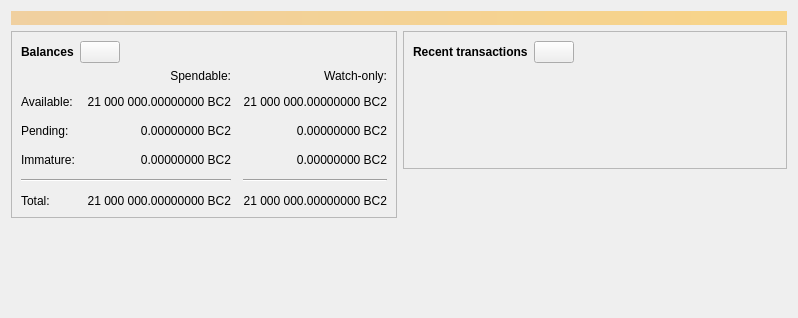
<?xml version="1.0" encoding="UTF-8"?>
<ui version="4.0">
 <class>OverviewPage</class>
 <widget class="QWidget" name="OverviewPage">
  <property name="geometry">
   <rect>
    <x>0</x>
    <y>0</y>
    <width>798</width>
    <height>318</height>
   </rect>
  </property>
  <property name="windowTitle">
   <string>Form</string>
  </property>
  <layout class="QVBoxLayout" name="topLayout">
   <item>
    <widget class="QLabel" name="labelAlerts">
     <property name="visible">
      <bool>false</bool>
     </property>
     <property name="styleSheet">
      <string notr="true">QLabel { background-color: qlineargradient(x1: 0, y1: 0, x2: 1, y2: 0, stop:0 #F0D0A0, stop:1 #F8D488); color:#000000; }</string>
     </property>
     <property name="wordWrap">
      <bool>true</bool>
     </property>
     <property name="margin">
      <number>3</number>
     </property>
     <property name="textInteractionFlags">
      <set>Qt::TextSelectableByMouse</set>
     </property>
    </widget>
   </item>
   <item>
    <layout class="QHBoxLayout" name="horizontalLayout" stretch="1,1">
     <item>
      <layout class="QVBoxLayout" name="verticalLayout_2">
       <item>
        <widget class="QFrame" name="frame">
         <property name="frameShape">
          <enum>QFrame::StyledPanel</enum>
         </property>
         <property name="frameShadow">
          <enum>QFrame::Raised</enum>
         </property>
         <layout class="QVBoxLayout" name="verticalLayout_4">
          <item>
           <layout class="QHBoxLayout" name="horizontalLayout_4">
            <item>
             <widget class="QLabel" name="label_5">
              <property name="font">
               <font>
                <weight>75</weight>
                <bold>true</bold>
               </font>
              </property>
              <property name="text">
               <string>Balances</string>
              </property>
             </widget>
            </item>
            <item>
             <widget class="QPushButton" name="labelWalletStatus">
              <property name="enabled">
               <bool>true</bool>
              </property>
              <property name="maximumSize">
               <size>
                <width>45</width>
                <height>16777215</height>
               </size>
              </property>
              <property name="toolTip">
               <string>The displayed information may be out of date. Your wallet automatically synchronizes with the PWDH network after a connection is established, but this process has not completed yet.</string>
              </property>
              <property name="text">
               <string/>
              </property>
              <property name="icon">
               <iconset resource="../pwdh.qrc">
                <normaloff>:/icons/warning</normaloff>
                <disabledoff>:/icons/warning</disabledoff>:/icons/warning</iconset>
              </property>
              <property name="iconSize">
               <size>
                <width>24</width>
                <height>24</height>
               </size>
              </property>
             </widget>
            </item>
            <item>
             <spacer name="horizontalSpacer_3">
              <property name="orientation">
               <enum>Qt::Horizontal</enum>
              </property>
              <property name="sizeHint" stdset="0">
               <size>
                <width>40</width>
                <height>20</height>
               </size>
              </property>
             </spacer>
            </item>
           </layout>
          </item>
          <item>
           <layout class="QGridLayout" name="gridLayout">
            <property name="spacing">
             <number>12</number>
            </property>
            <item row="2" column="2">
             <widget class="QLabel" name="labelWatchPending">
              <property name="cursor">
               <cursorShape>IBeamCursor</cursorShape>
              </property>
              <property name="toolTip">
               <string>Unconfirmed transactions to watch-only addresses</string>
              </property>
              <property name="text">
               <string notr="true">0.00000000 BC2</string>
              </property>
              <property name="alignment">
               <set>Qt::AlignRight|Qt::AlignTrailing|Qt::AlignVCenter</set>
              </property>
              <property name="textInteractionFlags">
               <set>Qt::LinksAccessibleByMouse|Qt::TextSelectableByKeyboard|Qt::TextSelectableByMouse</set>
              </property>
             </widget>
            </item>
            <item row="2" column="1">
             <widget class="QLabel" name="labelUnconfirmed">
              <property name="cursor">
               <cursorShape>IBeamCursor</cursorShape>
              </property>
              <property name="toolTip">
               <string>Total of transactions that have yet to be confirmed, and do not yet count toward the spendable balance</string>
              </property>
              <property name="text">
               <string notr="true">0.00000000 BC2</string>
              </property>
              <property name="alignment">
               <set>Qt::AlignRight|Qt::AlignTrailing|Qt::AlignVCenter</set>
              </property>
              <property name="textInteractionFlags">
               <set>Qt::LinksAccessibleByMouse|Qt::TextSelectableByKeyboard|Qt::TextSelectableByMouse</set>
              </property>
             </widget>
            </item>
            <item row="3" column="2">
             <widget class="QLabel" name="labelWatchImmature">
              <property name="cursor">
               <cursorShape>IBeamCursor</cursorShape>
              </property>
              <property name="toolTip">
               <string>Mined balance in watch-only addresses that has not yet matured</string>
              </property>
              <property name="text">
               <string notr="true">0.00000000 BC2</string>
              </property>
              <property name="alignment">
               <set>Qt::AlignRight|Qt::AlignTrailing|Qt::AlignVCenter</set>
              </property>
              <property name="textInteractionFlags">
               <set>Qt::LinksAccessibleByMouse|Qt::TextSelectableByKeyboard|Qt::TextSelectableByMouse</set>
              </property>
             </widget>
            </item>
            <item row="4" column="0" colspan="2">
             <widget class="Line" name="line">
              <property name="orientation">
               <enum>Qt::Horizontal</enum>
              </property>
             </widget>
            </item>
            <item row="4" column="2">
             <widget class="Line" name="lineWatchBalance">
              <property name="sizePolicy">
               <sizepolicy hsizetype="Preferred" vsizetype="Fixed">
                <horstretch>0</horstretch>
                <verstretch>0</verstretch>
               </sizepolicy>
              </property>
              <property name="minimumSize">
               <size>
                <width>140</width>
                <height>0</height>
               </size>
              </property>
              <property name="orientation">
               <enum>Qt::Horizontal</enum>
              </property>
             </widget>
            </item>
            <item row="5" column="0">
             <widget class="QLabel" name="labelTotalText">
              <property name="text">
               <string>Total:</string>
              </property>
             </widget>
            </item>
            <item row="3" column="1">
             <widget class="QLabel" name="labelImmature">
              <property name="cursor">
               <cursorShape>IBeamCursor</cursorShape>
              </property>
              <property name="toolTip">
               <string>Mined balance that has not yet matured</string>
              </property>
              <property name="text">
               <string notr="true">0.00000000 BC2</string>
              </property>
              <property name="alignment">
               <set>Qt::AlignRight|Qt::AlignTrailing|Qt::AlignVCenter</set>
              </property>
              <property name="textInteractionFlags">
               <set>Qt::LinksAccessibleByMouse|Qt::TextSelectableByKeyboard|Qt::TextSelectableByMouse</set>
              </property>
             </widget>
            </item>
            <item row="2" column="3">
             <spacer name="horizontalSpacer_2">
              <property name="orientation">
               <enum>Qt::Horizontal</enum>
              </property>
              <property name="sizeHint" stdset="0">
               <size>
                <width>40</width>
                <height>20</height>
               </size>
              </property>
             </spacer>
            </item>
            <item row="3" column="0">
             <widget class="QLabel" name="labelImmatureText">
              <property name="text">
               <string>Immature:</string>
              </property>
             </widget>
            </item>
            <item row="5" column="1">
             <widget class="QLabel" name="labelTotal">
              <property name="cursor">
               <cursorShape>IBeamCursor</cursorShape>
              </property>
              <property name="toolTip">
               <string>Your current total balance</string>
              </property>
              <property name="text">
               <string notr="true">21 000 000.00000000 BC2</string>
              </property>
              <property name="alignment">
               <set>Qt::AlignRight|Qt::AlignTrailing|Qt::AlignVCenter</set>
              </property>
              <property name="textInteractionFlags">
               <set>Qt::LinksAccessibleByMouse|Qt::TextSelectableByKeyboard|Qt::TextSelectableByMouse</set>
              </property>
             </widget>
            </item>
            <item row="5" column="2">
             <widget class="QLabel" name="labelWatchTotal">
              <property name="cursor">
               <cursorShape>IBeamCursor</cursorShape>
              </property>
              <property name="toolTip">
               <string>Current total balance in watch-only addresses</string>
              </property>
              <property name="text">
               <string notr="true">21 000 000.00000000 BC2</string>
              </property>
              <property name="alignment">
               <set>Qt::AlignRight|Qt::AlignTrailing|Qt::AlignVCenter</set>
              </property>
              <property name="textInteractionFlags">
               <set>Qt::LinksAccessibleByMouse|Qt::TextSelectableByKeyboard|Qt::TextSelectableByMouse</set>
              </property>
             </widget>
            </item>
            <item row="0" column="2">
             <widget class="QLabel" name="labelWatchonly">
              <property name="text">
               <string>Watch-only:</string>
              </property>
              <property name="alignment">
               <set>Qt::AlignRight|Qt::AlignTrailing|Qt::AlignVCenter</set>
              </property>
             </widget>
            </item>
            <item row="1" column="0">
             <widget class="QLabel" name="labelBalanceText">
              <property name="text">
               <string>Available:</string>
              </property>
             </widget>
            </item>
            <item row="1" column="1">
             <widget class="QLabel" name="labelBalance">
              <property name="cursor">
               <cursorShape>IBeamCursor</cursorShape>
              </property>
              <property name="toolTip">
               <string>Your current spendable balance</string>
              </property>
              <property name="text">
               <string notr="true">21 000 000.00000000 BC2</string>
              </property>
              <property name="alignment">
               <set>Qt::AlignRight|Qt::AlignTrailing|Qt::AlignVCenter</set>
              </property>
              <property name="textInteractionFlags">
               <set>Qt::LinksAccessibleByMouse|Qt::TextSelectableByKeyboard|Qt::TextSelectableByMouse</set>
              </property>
             </widget>
            </item>
            <item row="1" column="2">
             <widget class="QLabel" name="labelWatchAvailable">
              <property name="cursor">
               <cursorShape>IBeamCursor</cursorShape>
              </property>
              <property name="toolTip">
               <string>Your current balance in watch-only addresses</string>
              </property>
              <property name="text">
               <string notr="true">21 000 000.00000000 BC2</string>
              </property>
              <property name="alignment">
               <set>Qt::AlignRight|Qt::AlignTrailing|Qt::AlignVCenter</set>
              </property>
              <property name="textInteractionFlags">
               <set>Qt::LinksAccessibleByMouse|Qt::TextSelectableByKeyboard|Qt::TextSelectableByMouse</set>
              </property>
             </widget>
            </item>
            <item row="2" column="0">
             <widget class="QLabel" name="labelPendingText">
              <property name="text">
               <string>Pending:</string>
              </property>
             </widget>
            </item>
            <item row="0" column="1">
             <widget class="QLabel" name="labelSpendable">
              <property name="text">
               <string>Spendable:</string>
              </property>
              <property name="alignment">
               <set>Qt::AlignRight|Qt::AlignTrailing|Qt::AlignVCenter</set>
              </property>
             </widget>
            </item>
           </layout>
          </item>
         </layout>
        </widget>
       </item>
       <item>
        <spacer name="verticalSpacer">
         <property name="orientation">
          <enum>Qt::Vertical</enum>
         </property>
         <property name="sizeHint" stdset="0">
          <size>
           <width>20</width>
           <height>40</height>
          </size>
         </property>
        </spacer>
       </item>
      </layout>
     </item>
     <item>
      <layout class="QVBoxLayout" name="verticalLayout_3">
       <item>
        <widget class="QFrame" name="frame_2">
         <property name="frameShape">
          <enum>QFrame::StyledPanel</enum>
         </property>
         <property name="frameShadow">
          <enum>QFrame::Raised</enum>
         </property>
         <layout class="QVBoxLayout" name="verticalLayout">
          <item>
           <layout class="QHBoxLayout" name="horizontalLayout_2">
            <item>
             <widget class="QLabel" name="label_4">
              <property name="font">
               <font>
                <weight>75</weight>
                <bold>true</bold>
               </font>
              </property>
              <property name="text">
               <string>Recent transactions</string>
              </property>
             </widget>
            </item>
            <item>
             <widget class="QPushButton" name="labelTransactionsStatus">
              <property name="enabled">
               <bool>true</bool>
              </property>
              <property name="maximumSize">
               <size>
                <width>45</width>
                <height>16777215</height>
               </size>
              </property>
              <property name="toolTip">
               <string>The displayed information may be out of date. Your wallet automatically synchronizes with the PWDH network after a connection is established, but this process has not completed yet.</string>
              </property>
              <property name="text">
               <string/>
              </property>
              <property name="icon">
               <iconset resource="../pwdh.qrc">
                <normaloff>:/icons/warning</normaloff>
                <disabledoff>:/icons/warning</disabledoff>:/icons/warning</iconset>
              </property>
              <property name="iconSize">
               <size>
                <width>24</width>
                <height>24</height>
               </size>
              </property>
             </widget>
            </item>
            <item>
             <spacer name="horizontalSpacer">
              <property name="orientation">
               <enum>Qt::Horizontal</enum>
              </property>
              <property name="sizeHint" stdset="0">
               <size>
                <width>40</width>
                <height>20</height>
               </size>
              </property>
             </spacer>
            </item>
           </layout>
          </item>
          <item>
           <widget class="TransactionOverviewWidget" name="listTransactions">
            <property name="styleSheet">
             <string notr="true">QListView { background: transparent; }</string>
            </property>
            <property name="frameShape">
             <enum>QFrame::NoFrame</enum>
            </property>
            <property name="verticalScrollBarPolicy">
             <enum>Qt::ScrollBarAlwaysOff</enum>
            </property>
            <property name="horizontalScrollBarPolicy">
             <enum>Qt::ScrollBarAlwaysOff</enum>
            </property>
            <property name="sizeAdjustPolicy">
             <enum>QAbstractScrollArea::AdjustToContents</enum>
            </property>
            <property name="selectionMode">
             <enum>QAbstractItemView::NoSelection</enum>
            </property>
            <property name="uniformItemSizes">
             <bool>true</bool>
            </property>
           </widget>
          </item>
         </layout>
        </widget>
       </item>
       <item>
        <spacer name="verticalSpacer_2">
         <property name="orientation">
          <enum>Qt::Vertical</enum>
         </property>
         <property name="sizeHint" stdset="0">
          <size>
           <width>20</width>
           <height>40</height>
          </size>
         </property>
        </spacer>
       </item>
      </layout>
     </item>
    </layout>
   </item>
  </layout>
 </widget>
 <customwidgets>
  <customwidget>
   <class>TransactionOverviewWidget</class>
   <extends>QListView</extends>
   <header>qt/transactionoverviewwidget.h</header>
  </customwidget>
 </customwidgets>
 <resources/>
 <connections/>
</ui>
